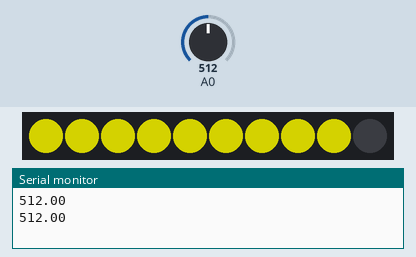
A sketch run on a simulated Arduino Uno, built with avr-gcc and run on an emulated ATmega328P. Shown: 10 RGB LEDs in strip order, left to right, the last lines printed to the serial monitor. The inputs (shaded band) are chosen by the test bench; at power-on: A0 = 512. Dim RGB values are drawn brighter than linear.

Above: at 1.96 s.
2.0 s: A0 set to 716
At 3.22 s:
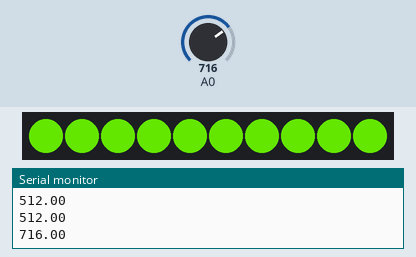
4.0 s: A0 set to 306
At 5.43 s:
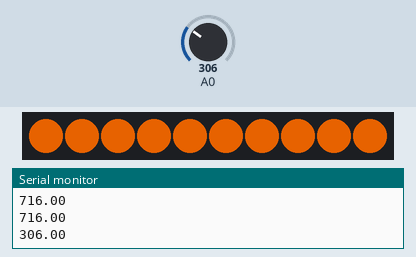
6.2 s: A0 set to 511
At 7.64 s:
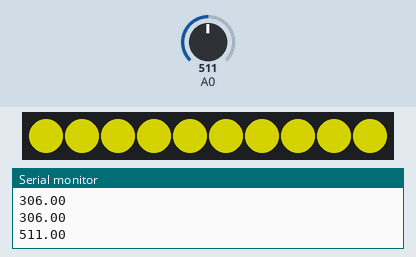

Measured:
- after the input at 2.0 s, the LEDs: first differ from a run without the input after 0.22 s (image 1 shows a later state)
- after the input at 4.0 s, the LEDs: first differ from a run without the input after 0.43 s (image 2 shows a later state)
- after the input at 6.2 s, the LEDs: first differ from a run without the input after 0.44 s (image 3 shows a later state)

The sketch:

pixel_test_v1.ino
```cpp
#include <Adafruit_NeoPixel.h>

#define PIN_NEOPIXEL_STRIP  4
#define NUM_PIXELS          10

Adafruit_NeoPixel NeoPixel(NUM_PIXELS, PIN_NEOPIXEL_STRIP, NEO_GRB + NEO_KHZ800);

void setup()
{
  pinMode(A0, INPUT);
  NeoPixel.begin();
  Serial.begin(9600);
}

void loop()
{
  NeoPixel.clear();
  NeoPixel.show();

  // Read the potentiometer value
  float value = analogRead(A0);
  Serial.println(value);
  int green = value / float(1023) * 255;

  // Set the strip light values
  for (int pixel=0; pixel < NUM_PIXELS; pixel++) {
    NeoPixel.setPixelColor(pixel, NeoPixel.Color(255 - green, green, 0));
    NeoPixel.show();  // show NeoPixel one by one
    delay(100);
  }

  delay(100);
}
```
